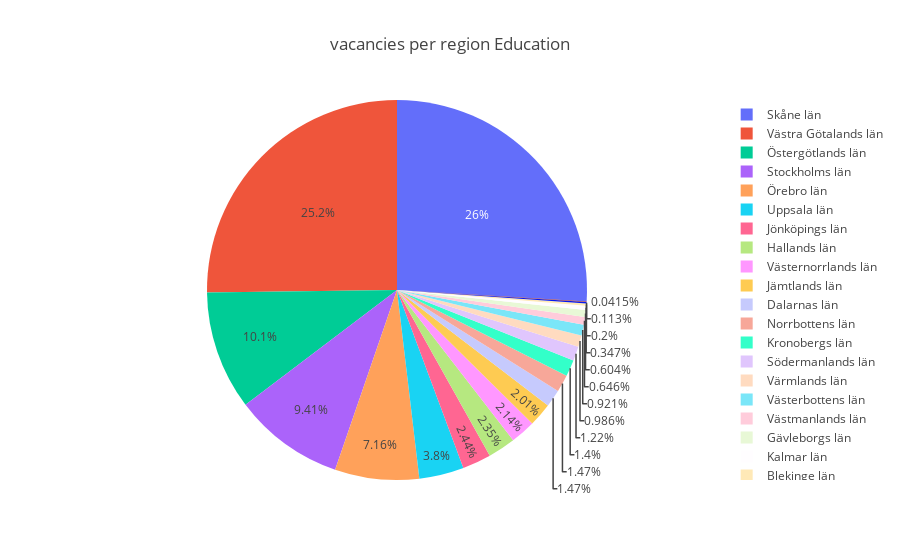
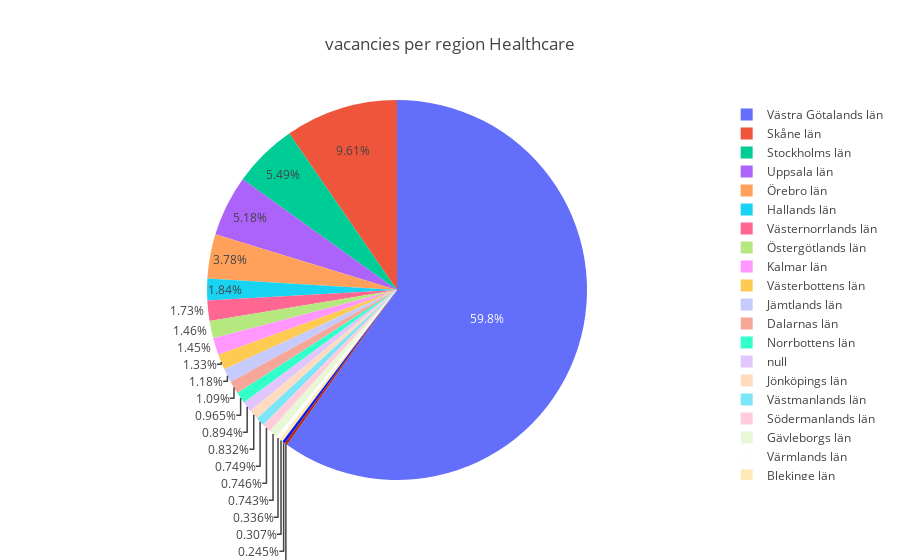
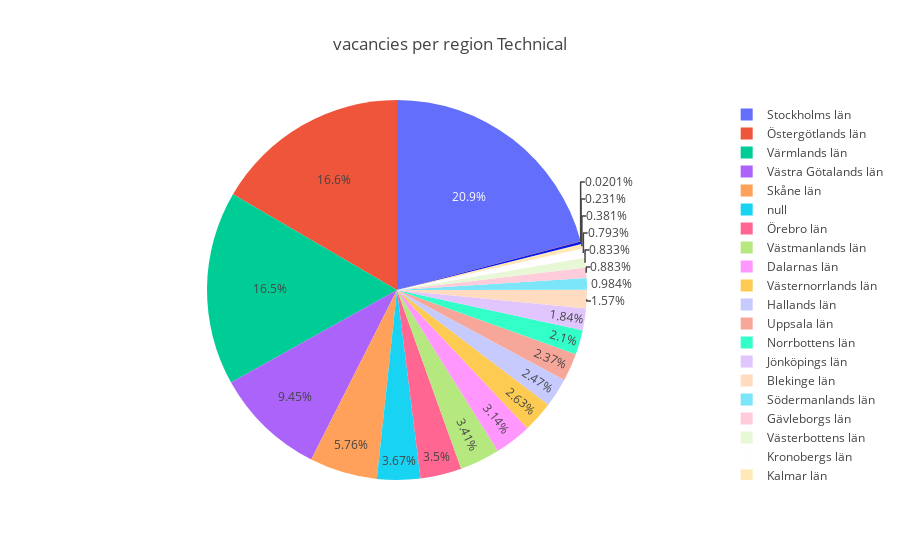

The code cell stored with these charts, in order, in its notebook:
### Code cell
import plotly.graph_objects as go 
from plotly.subplots import make_subplots

# gör en karta över everige och skapa färger baserat på occupation_field med flest vacancies för varje workplace_region, där man kan hovra över regionen och se mer info, typ vilka städer och vilka jobb inom fieldet som 

fig1 = px.pie(df_education, names="workplace_region",color_discrete_sequence=px.colors.qualitative.Plotly, values="vacancies", title="vacancies per region Education")
fig1.show()
fig2 = px.pie(df_healthcare, names="workplace_region",color_discrete_sequence=px.colors.qualitative.Plotly, values="vacancies", title="vacancies per region Healthcare")
fig2.show()
fig3 = px.pie(df_technical, names="workplace_region",color_discrete_sequence=px.colors.qualitative.Plotly, values="vacancies", title="vacancies per region Technical")
fig3.show()

# fig = make_subplots(rows=1, cols=3, subplot_titles=("Education", "Healthcare", "Technical"))
# for trace in fig1.data:
#     fig.add_trace(trace, row=1, col=1)
# for trace in fig2.data:
#     fig.add_trace(trace, row=1, col=2)
# for trace in fig3.data:
#     fig.add_trace(trace, row=1, col=3)
    
# fig.show()

### Figure 1 — Plotly figure (JSON) as saved in the notebook; plotly's stock layout.template omitted (floating-point values rounded to 4 significant figures; data arrays with more than 128 entries replaced by an {"elided": "..."} marker saying what was removed)
{"data": [{"domain": {"x": [0, 1], "y": [0, 1]}, "hovertemplate": "workplace_region=%{label}<br>vacancies=%{value}<extra></extra>", "labels": {"elided": "17544 str values"}, "legendgroup": "", "name": "", "showlegend": true, "type": "pie", "values": {"elided": "17544 int values"}}], "layout": {"legend": {"tracegroupgap": 0}, "piecolorway": ["#636EFA", "#EF553B", "#00CC96", "#AB63FA", "#FFA15A", "#19D3F3", "#FF6692", "#B6E880", "#FF97FF", "#FECB52"], "title": {"text": "vacancies per region Education"}}}

### Figure 2 — Plotly figure (JSON) as saved in the notebook; plotly's stock layout.template omitted (floating-point values rounded to 4 significant figures; data arrays with more than 128 entries replaced by an {"elided": "..."} marker saying what was removed)
{"data": [{"domain": {"x": [0, 1], "y": [0, 1]}, "hovertemplate": "workplace_region=%{label}<br>vacancies=%{value}<extra></extra>", "labels": {"elided": "8405 str values"}, "legendgroup": "", "name": "", "showlegend": true, "type": "pie", "values": {"elided": "8405 int values"}}], "layout": {"legend": {"tracegroupgap": 0}, "piecolorway": ["#636EFA", "#EF553B", "#00CC96", "#AB63FA", "#FFA15A", "#19D3F3", "#FF6692", "#B6E880", "#FF97FF", "#FECB52"], "title": {"text": "vacancies per region Healthcare"}}}

### Figure 3 — Plotly figure (JSON) as saved in the notebook; plotly's stock layout.template omitted (floating-point values rounded to 4 significant figures; data arrays with more than 128 entries replaced by an {"elided": "..."} marker saying what was removed)
{"data": [{"domain": {"x": [0, 1], "y": [0, 1]}, "hovertemplate": "workplace_region=%{label}<br>vacancies=%{value}<extra></extra>", "labels": {"elided": "7483 str values"}, "legendgroup": "", "name": "", "showlegend": true, "type": "pie", "values": {"elided": "7483 int values"}}], "layout": {"legend": {"tracegroupgap": 0}, "piecolorway": ["#636EFA", "#EF553B", "#00CC96", "#AB63FA", "#FFA15A", "#19D3F3", "#FF6692", "#B6E880", "#FF97FF", "#FECB52"], "title": {"text": "vacancies per region Technical"}}}
